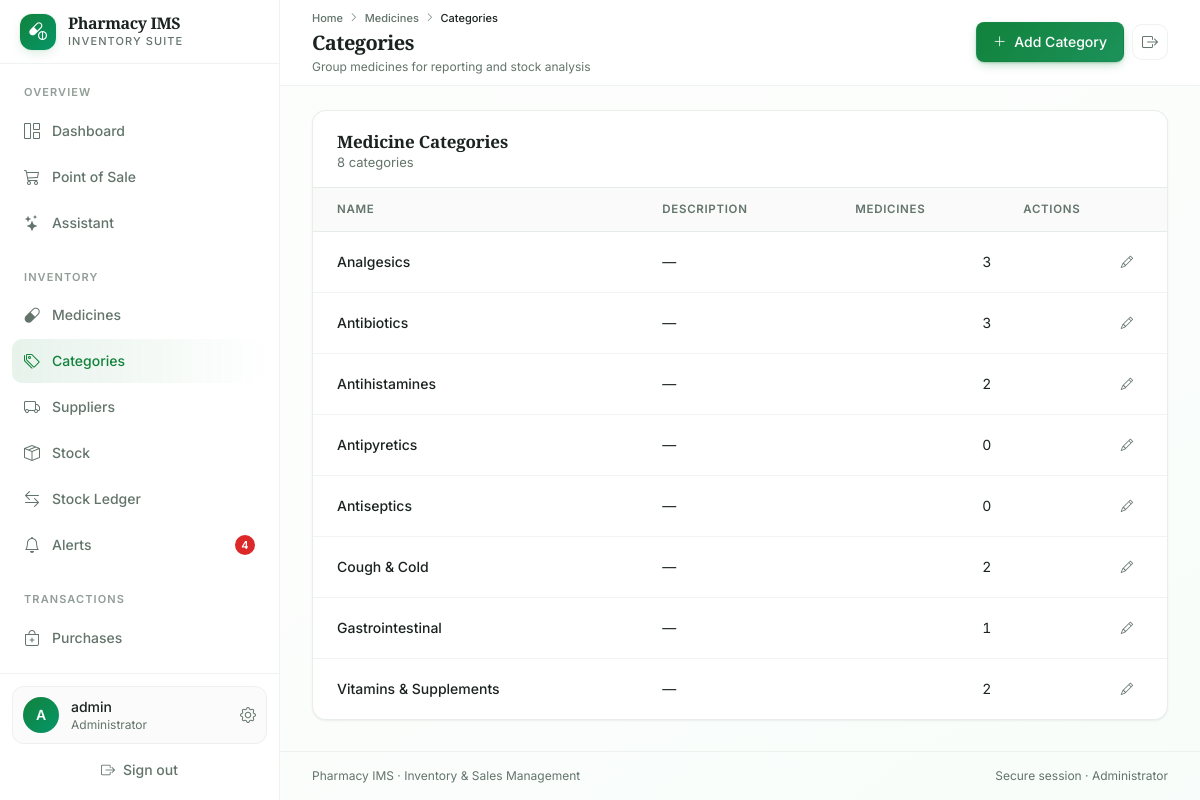
Page /inventory/categories/ (signed in) on the committed database.
### accounts/models.py (models this page shows, shortened)
class CustomUser(AbstractUser):
    ROLE_CHOICES = (
        ('admin', 'Administrator'),
        ('pharmacist', 'Pharmacist'),
        ('cashier', 'Cashier'),
        ('inventory_clerk', 'Inventory Clerk'),
    )
    role = models.CharField(max_length=20, choices=ROLE_CHOICES, default='cashier')
    phone = models.CharField(max_length=15, blank=True, null=True)
    license_no = models.CharField(max_length=50, blank=True, null=True, help_text='For Pharmacist')
    status = models.BooleanField(default=True)
    otp_secret = models.CharField(max_length=64, blank=True)
    otp_enabled = models.BooleanField(default=False)

### inventory/models.py (models this page shows, shortened)
class Category(models.Model):
    name = models.CharField(max_length=100, unique=True)
    description = models.TextField(blank=True, null=True)
    created_at = models.DateTimeField(auto_now_add=True)
    class Meta:
        verbose_name_plural = 'Categories'

### inventory/views.py (the view)
# urls.py: path('categories/', views.category_list, name='category_list'),
@capability_required('manage_inventory')
def category_list(request):
    categories = Category.objects.all().order_by('name')
    return render(request, 'inventory/category_list.html', {'categories': categories})

### templates/inventory/category_list.html (shortened to what this page needs)
{% extends 'base.html' %}
{% block page_title %}Categories{% endblock %}
{% block page_subtitle %}Group medicines for reporting and stock analysis{% endblock %}
{% block breadcrumbs %}
<i class="bi bi-chevron-right text-[0.6rem]"></i>
<a href="{% url 'medicine_list' %}" class="transition-colors hover:text-foreground">Medicines</a>
<i class="bi bi-chevron-right text-[0.6rem]"></i>
<span class="text-foreground">Categories</span>
{% endblock %}
{% block page_actions %}
{% if nav_perms.manage_inventory %}<a href="{% url 'category_add' %}" class="btn btn-primary"><i class="bi bi-plus-lg"></i> Add Category</a>{% endif %}
{% endblock %}
{% block content %}
<section class="card">
    <div class="card-header border-b border-border">
        <div>
            <h2 class="card-title">Medicine Categories</h2>
            <p class="card-description">{{ categories|length }} categor{{ categories|length|pluralize:"y,ies" }}</p>
        </div>
    </div>
    <div class="card-content flush">
        <div class="table-wrap">
            <table class="table">
                <thead>
                    <tr>
                        <th>Name</th>
                        <th>Description</th>
                        <th class="text-right">Medicines</th>
                        <th class="text-right">Actions</th>
                    </tr>
                </thead>
                <tbody>
                    {% for category in categories %}
                    <tr>
                        <td class="font-medium">{{ category.name }}</td>
                        <td class="text-muted-foreground">{{ category.description|default:"—" }}</td>
                        <td class="text-right tabular-nums">{{ category.medicines.count }}</td>
                        <td class="text-right">
                            {% if nav_perms.manage_inventory %}<a href="{% url 'category_edit' category.pk %}" class="btn btn-ghost btn-sm btn-icon" title="Edit category" aria-label="Edit {{ category.name }}"><i class="bi bi-pencil"></i></a>{% endif %}
                        </td>
                    </tr>
                    {% endfor %}
                </tbody>
            </table>
        </div>
    </div>
</section>
{% endblock %}

### templates/base.html (shortened to what this page needs)
<!DOCTYPE html>
{% load static %}
<html lang="en" class="h-full">
<head>
    <link rel="stylesheet" href="https://cdn.jsdelivr.net/npm/bootstrap-icons@1.11.3/font/bootstrap-icons.min.css">
    <script src="https://cdn.tailwindcss.com"></script>
    <link rel="stylesheet" href="{% static 'css/app.css' %}">
</head>
<body class="min-h-screen bg-gradient-to-br from-background via-background to-emerald-50/30 font-sans text-foreground antialiased">
    {% if user.is_authenticated %}
    {% with url_name=request.resolver_match.url_name %}
    <div class="min-h-screen w-full lg:grid lg:grid-cols-[280px_minmax(0,1fr)]">
        <aside id="sidebar" class="fixed inset-y-0 left-0 z-50 flex w-[280px] -translate-x-full flex-col border-r border-border/60 bg-card transition-transform duration-300 ease-out lg:sticky lg:top-0 lg:h-screen lg:translate-x-0">
            <div class="flex h-16 shrink-0 items-center justify-between border-b border-border/60 px-5">
                <a href="{% url 'dashboard' %}" class="flex items-center gap-3">
                    <div class="flex h-9 w-9 items-center justify-center rounded-xl bg-gradient-to-br from-primary to-emerald-600 text-primary-foreground shadow-glow">
                        <i class="bi bi-capsule-pill text-lg"></i>
                    </div>
                    <div>
                        <div class="font-display text-base font-semibold leading-tight tracking-tight">{{ pharmacy.name|default:"Pharmacy IMS" }}</div>
                        <div class="text-[11px] font-medium uppercase tracking-widest text-muted-foreground">Inventory Suite</div>
                    </div>
                </a>
            </div>
            <div class="flex-1 overflow-y-auto px-3 py-5">
                <nav class="space-y-6">
                    <div>
                        <p class="mb-2 px-3 text-[11px] font-semibold uppercase tracking-widest text-muted-foreground/70">Overview</p>
                        <div class="space-y-0.5">
                            <a href="{% url 'dashboard' %}" class="group flex items-center gap-3 rounded-lg px-3 py-2.5 text-sm font-medium text-muted-foreground transition-colors hover:bg-accent hover:text-accent-foreground ">
                                <i class="bi bi-grid-1x2 text-base {% if url_name == 'dashboard' %}text-primary{% endif %}"></i>
                                <span>Dashboard</span>
                            </a>
                            {% if nav_perms.sell %}
                            <a href="{% url 'pos_index' %}" class="group flex items-center gap-3 rounded-lg px-3 py-2.5 text-sm font-medium text-muted-foreground transition-colors hover:bg-accent hover:text-accent-foreground ">
                                <i class="bi bi-cart3 text-base {% if url_name == 'pos_index' %}text-primary{% endif %}"></i>
                                <span>Point of Sale</span>
                            </a>
                            {% endif %}
                            {% if nav_perms.use_assistant %}
                            <a href="{% url 'assistant_index' %}" class="group flex items-center gap-3 rounded-lg px-3 py-2.5 text-sm font-medium text-muted-foreground transition-colors hover:bg-accent hover:text-accent-foreground ">
                                <i class="bi bi-stars text-base {% if 'assistant' in url_name %}text-primary{% endif %}"></i>
                                <span>Assistant</span>
                            </a>
                            {% endif %}
                        </div>
                    </div>
                    {% if nav_perms.manage_inventory %}
                    <div>
                        <p class="mb-2 px-3 text-[11px] font-semibold uppercase tracking-widest text-muted-foreground/70">Inventory</p>
                        <div class="space-y-0.5">
                            <a href="{% url 'medicine_list' %}" class="group flex items-center gap-3 rounded-lg px-3 py-2.5 text-sm font-medium text-muted-foreground transition-colors hover:bg-accent hover:text-accent-foreground ">
                                <i class="bi bi-capsule text-base"></i>
                                <span>Medicines</span>
                            </a>
                            <a href="{% url 'category_list' %}" class="group flex items-center gap-3 rounded-lg px-3 py-2.5 text-sm font-medium text-muted-foreground transition-colors hover:bg-accent hover:text-accent-foreground {% if 'category' in url_name %}!bg-gradient-to-r !from-primary/10 !to-transparent !text-primary{% endif %}">
                                <i class="bi bi-tags text-base"></i>
                                <span>Categories</span>
                            </a>
                            <a href="{% url 'supplier_list' %}" class="group flex items-center gap-3 rounded-lg px-3 py-2.5 text-sm font-medium text-muted-foreground transition-colors hover:bg-accent hover:text-accent-foreground ">
                                <i class="bi bi-truck text-base"></i>
                                <span>Suppliers</span>
                            </a>
                            <a href="{% url 'inventory_list' %}" class="group flex items-center gap-3 rounded-lg px-3 py-2.5 text-sm font-medium text-muted-foreground transition-colors hover:bg-accent hover:text-accent-foreground ">
                                <i class="bi bi-box-seam text-base"></i>
                                <span>Stock</span>
                            </a>
                            <a href="{% url 'stock_movements' %}" class="group flex items-center gap-3 rounded-lg px-3 py-2.5 text-sm font-medium text-muted-foreground transition-colors hover:bg-accent hover:text-accent-foreground ">
                                <i class="bi bi-arrow-left-right text-base"></i>
                                <span>Stock Ledger</span>
                            </a>
                            <a href="{% url 'alerts' %}" class="group flex items-center gap-3 rounded-lg px-3 py-2.5 text-sm font-medium text-muted-foreground transition-colors hover:bg-accent hover:text-accent-foreground ">
                                <i class="bi bi-bell text-base"></i>
                                <span>Alerts</span>
                                {% if alert_counts.total %}<span class="ml-auto inline-flex h-5 min-w-5 items-center justify-center rounded-full bg-destructive px-1.5 text-[11px] font-semibold text-destructive-foreground">{{ alert_counts.total }}</span>{% endif %}
                            </a>
                        </div>
                    </div>
                    {% endif %}
                    <div>
                        <p class="mb-2 px-3 text-[11px] font-semibold uppercase tracking-widest text-muted-foreground/70">Transactions</p>
                        <div class="space-y-0.5">
                            {% if nav_perms.manage_purchases %}
                            <a href="{% url 'purchase_list' %}" class="group flex items-center gap-3 rounded-lg px-3 py-2.5 text-sm font-medium text-muted-foreground transition-colors hover:bg-accent hover:text-accent-foreground ">
                                <i class="bi bi-bag-plus text-base"></i>
                                <span>Purchases</span>
                            </a>
                            {% endif %}
                            {% if nav_perms.view_sales %}
                            <a href="{% url 'sales_list' %}" class="group flex items-center gap-3 rounded-lg px-3 py-2.5 text-sm font-medium text-muted-foreground transition-colors hover:bg-accent hover:text-accent-foreground ">
                                <i class="bi bi-receipt text-base"></i>
                            </a>
                            {% endif %}
                        </div>
                    </div>
                </nav>
            </div>
            <div class="shrink-0 border-t border-border/60 p-3">
                <a href="{% url 'security_settings' %}" class="flex items-center gap-3 rounded-xl border border-border/60 bg-muted/40 p-2.5 transition-colors hover:bg-accent">
                    <div class="flex h-9 w-9 shrink-0 items-center justify-center rounded-full bg-gradient-to-br from-primary to-emerald-600 text-primary-foreground">
                        <span class="text-sm font-semibold">{{ user.username|slice:":1"|upper }}</span>
                    </div>
                    <div class="min-w-0 flex-1">
                        <p class="truncate text-sm font-medium">{{ user.get_full_name|default:user.username }}</p>
                        <p class="truncate text-xs text-muted-foreground">{{ user.get_role_display }}</p>
                    </div>
                    <i class="bi bi-gear text-muted-foreground"></i>
                </a>
                <form method="post" action="{% url 'logout' %}" class="mt-2">
                    <button class="flex w-full items-center justify-center gap-2 rounded-lg px-3 py-2 text-sm font-medium text-muted-foreground transition-colors hover:bg-destructive/10 hover:text-destructive">
                        <i class="bi bi-box-arrow-right"></i>
                        Sign out
                    </button>
                </form>
            </div>
        </aside>
        <div class="flex min-h-screen min-w-0 flex-col">
            <header class="sticky top-0 z-30 border-b border-border/60 bg-card/85 backdrop-blur-xl">
                <div class="flex min-h-16 flex-wrap items-center gap-3 px-4 py-2.5 sm:px-6 lg:px-8">
                    <div class="min-w-0 flex-1">
                        <nav class="mb-0.5 hidden items-center gap-1.5 text-[11px] font-medium text-muted-foreground sm:flex" aria-label="Breadcrumb">
                            <a href="{% url 'dashboard' %}" class="transition-colors hover:text-foreground">Home</a>
                            {% block breadcrumbs %}{% endblock %}
                        </nav>
                        <h1 class="truncate font-display text-xl font-semibold tracking-tight">{% block page_title %}Dashboard{% endblock %}</h1>
                        <p class="mt-0.5 truncate text-xs text-muted-foreground">{% block page_subtitle %}{% endblock %}</p>
                    </div>
                    <div class="flex w-full flex-nowrap items-center justify-start gap-2 overflow-x-auto pb-0.5 sm:w-auto sm:flex-wrap sm:justify-end sm:overflow-visible sm:pb-0">
                        {% block page_actions %}{% endblock %}
                        <form method="post" action="{% url 'logout' %}" class="shrink-0">
                            <button type="submit" class="inline-flex h-9 w-9 items-center justify-center rounded-lg border border-border/60 bg-card text-muted-foreground transition-colors hover:bg-destructive/10 hover:text-destructive" title="Sign out" aria-label="Sign out">
                                <i class="bi bi-box-arrow-right"></i>
                            </button>
                        </form>
                    </div>
                </div>
            </header>
            <main class="flex-1 px-4 py-6 sm:px-6 lg:px-8">
                {% block content %}{% endblock %}
            </main>
            <footer class="border-t border-border/60 px-4 py-4 text-xs text-muted-foreground sm:px-6 lg:px-8">
                <div class="flex flex-col items-center justify-between gap-2 sm:flex-row">
                    <span>{{ pharmacy.name|default:"Pharmacy IMS" }} · Inventory &amp; Sales Management</span>
                    <span>Secure session · {{ user.get_role_display }}</span>
                </div>
            </footer>
        </div>
    </div>
    {% endwith %}
    {% else %}
    {% block auth_content %}{% endblock %}
    {% endif %}
</body>
</html>

### rows in the picture
CustomUser: username "A", get_full_name "admin", role "Administrator"
Category: name "Analgesics", description "—", medicines.count "3"
Category: name "Antibiotics", description "—", medicines.count "3"
Category: name "Antihistamines", description "—", medicines.count "2"
Category: name "Antipyretics", description "—", medicines.count "0"
Category: name "Antiseptics", description "—", medicines.count "0"
Category: name "Cough & Cold", description "—", medicines.count "2"
Category: name "Gastrointestinal", description "—", medicines.count "1"
Category: name "Vitamins & Supplements", description "—", medicines.count "2"

### other values in the picture
{{ pharmacy.name|default:"Pharmacy IMS" }} "Pharmacy IMS"
{{ alert_counts.total }} "4"
{{ categories|length }} "8"
